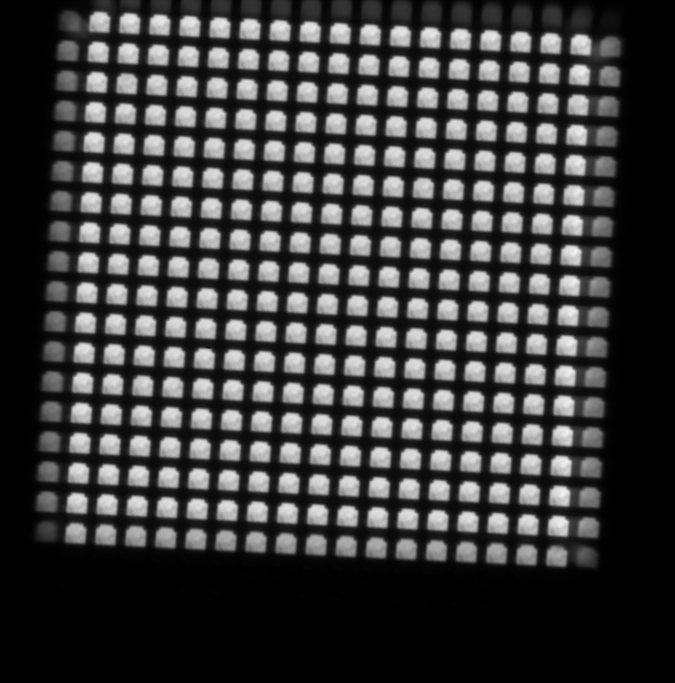
#> input picture testimages/image_1000.tif, 2024 x 2048 px (shown at 1/3 size)
$ python -i imageProcessing.py   (imports and definitions only)   (older library calls are emulated)
#> lines starting #> are read from the running program, lines starting #| are printed output that depends on the picture; after the words box and inside, x2 and y2 are one past the last pixel; in counts of white or black regions, pixels touching at a corner belong together
#> further down, picture is the input picture: shape (2048, 2024); min 0, max 251, mean 61
""" fits 2D gaussians in the image and fits a grid"""

import numpy as np
import matplotlib.pyplot as plt
from PIL import Image
import cv2
from scipy.optimize import least_squares
from scipy.spatial import KDTree, distance
from scipy.interpolate import RectBivariateSpline
import time
import stitching_wavefront_sensor_2D as stitch
import os
imdir = r'./testimages/'


pitch = 0.5e-3
N_spots = [18, 17] # y, x
imsize = [2048, 2040]
spix = 5.5e-6
# diffraction limit of spot size
sigma_spot = 500e-9/(0.5*pitch/47e-3)*1.22/spix
A_spot = 200
FL = 47e-3
Rzimage = 0.0
# [46 lines left out: functions maketestimage, gauss, jacobian, not called in this run]

def errorGauss(par,x,y,I):
    return I-gauss(par,x,y)


# [47 lines left out: function fitGaussian, not called in this run]


def fitRectangle(gray, threshold = 75):

#> called with threshold = 75
    edge_clearance= 0.5 # fraction of square edge that is not fitted at corners.
    Lcross = 10
    Sfilter = 9
    subpixel = 0.1
    outlier = 5


    thresh = cv2.threshold(gray, threshold, 255, cv2.THRESH_BINARY)[1]
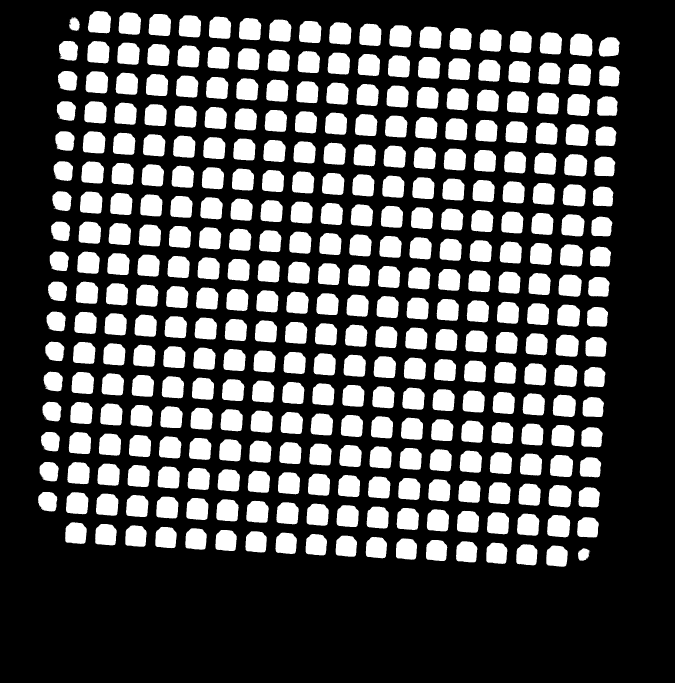
#> thresh: shape (2048, 2024) (shown at 1/3 size); 30.5% white; 358 white regions (17 under 20 px), largest, box (x1, y1, x2, y2) and area: (1709, 101, 1778, 169) 3987, (1645, 1455, 1715, 1522) 3985, (1680, 733, 1749, 800) 3973

    kernel = np.ones((5,5),np.uint8)
    opening = cv2.morphologyEx(thresh, cv2.MORPH_OPEN, kernel)
#> opening: shape (2048, 2024); 30.4% white; 341 white regions, largest, box (x1, y1, x2, y2) and area: (1646, 1455, 1715, 1522) 3980, (1710, 101, 1777, 169) 3976, (1650, 1365, 1719, 1431) 3970

    num_labels, labels, stats, centroids = cv2.connectedComponentsWithStats(opening, 8, cv2.CV_32S)
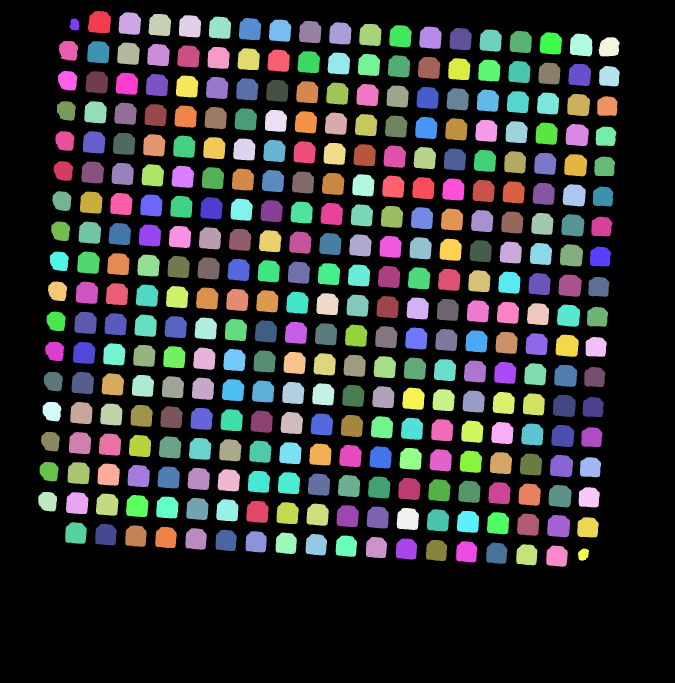
#> labels: shape (2048, 2024) int32 (shown at 1/3 size); 342 distinct labels, from 0 to 341; one colour per label, 0 black
#> num_labels = 342; stats = 342 rows, first 6: [0, 0, 2024, 2048, 2883948], [264, 33, 69, 66, 3910], [356, 37, 67, 67, 3884], [446, 42, 67, 66, 3877], [537, 46, 66, 66, 3858], [627, 50, 66, 66, 3852]; centroids = 342 pairs, first value 143.2 to 1827.4, second value 67.22 to 1668.9

    positions = centroids[1:,:]
#> positions = 341 pairs, first value 143.2 to 1827.4, second value 67.22 to 1668.9

    dist = distance.cdist(positions,positions,'euclidean').flatten()
    pitch_median = np.median(dist[np.logical_and(dist>0.8*pitch/spix, dist<1.2*pitch/spix)])
#> pitch_median = 90.32

    # find closest point for each point and calculate angle.
    dist = distance.cdist(positions,positions,'euclidean')
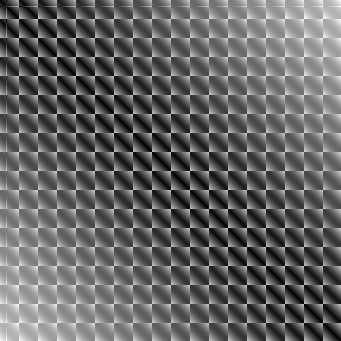
#> dist: shape (341, 341) float64; min 0, max 2203.5, mean 867.6; drawn with min black and max white
    dist[dist==0] = 1e4 # remove zeros.
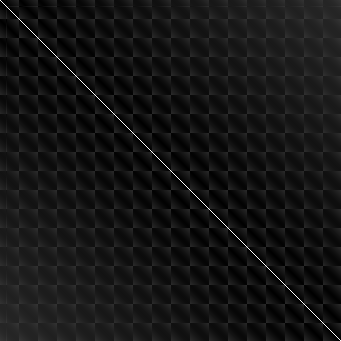
#> dist: shape (341, 341) float64; 0.29% of pixels changed, all inside (x1, y1, x2, y2) = (0, 0, 341, 341); drawn with min black and max white
    Imin = np.argmin(dist, axis=0)
#> Imin = 341 values, max 340 at index 322, min 0 at index 6, mean 170.4
    angles = np.arctan((positions[Imin,1]-positions[:,1])/(positions[Imin,0]-positions[:,0]))
#> angles = 341 values, max 0.0698 at index 304, min -1.57 at index 37, mean -0.592

    angles = np.mod(angles, np.pi/2)
#> angles = 341 values, max 1.5 at index 339, min 3.91e-05 at index 37, mean 0.0663
    phi = np.median(angles)
#> phi = 0.0471

    width = np.median(stats[:,2])
#> width = 66
    height = np.median(stats[:,3])
#> height = 66
    Np = int(width*(1-edge_clearance))
#> Np = 33

    blurred_image = cv2.GaussianBlur(gray, (Sfilter, Sfilter), 0)

    ii = np.linspace(0.5*edge_clearance,1-0.5*edge_clearance,Np)
#> ii = 33 values from 0.25 to 0.75
    stats_rect = np.zeros((centroids.shape[0]-1,6))# x,y,w,h,phi, sigma
    ipitch = int(pitch_median)
#> ipitch = 90

    # plt.figure(1, figsize = (21,21))
    # plt.imshow(gray, cmap = "gray")


    for i in range(centroids.shape[0]-1):
        # interpolation of sub image.
        Imin = max(int(centroids[i+1,1]-0.5*pitch_median),0)
        Imax = min(ipitch+Imin,gray.shape[0])
        Jmin = max(int(centroids[i+1,0]-0.5*pitch_median),0)
        Jmax = min(ipitch+Jmin,gray.shape[1])

        xI = np.arange(Imax-Imin)
        yI = np.arange(Jmax-Jmin)

        f_int = RectBivariateSpline(xI, yI ,blurred_image[Imin:Imax,Jmin:Jmax], kx = 3, ky = 3, s =0)
        corners = corner_points_square([centroids[i+1,0], centroids[i+1,1],phi,width])


        edges= np.zeros((4,Np,2))
        mu_edges = np.zeros((4,2))
        for j in range(4):


            Pstart = corners[j,:].copy()
            Pstart[0]-=Jmin
            Pstart[1]-=Imin

            vec_dir = corners[j+1,:]-corners[j,:]
            norm_dir = [vec_dir[1]*-1, vec_dir[0]]/np.linalg.norm(vec_dir)

            for k in range(Np):

                P0 = Pstart+ii[k]*vec_dir

                pointsx = P0[0] + np.arange(-Lcross,Lcross+subpixel,subpixel)*norm_dir[0]
                pointsy = P0[1] + np.arange(-Lcross,Lcross+subpixel,subpixel)*norm_dir[1]

                dr = ((pointsx[1]-pointsx[0])**2 + ((pointsy[1]-pointsy[0])**2))**0.5

                I =f_int(pointsx,pointsy, grid = False)

                If = np.argmax(np.diff(I)/dr)
                edges[j,k,:] = np.array([np.mean(pointsx[If:If+2]),np.mean(pointsy[If:If+2])])

                # plt.plot(edges[j,:,0]+Jmin, edges[j,:,1]+Imin,'r+')

            # rotate with angle -phi.
            r_edge = (edges[j,:,0]*np.cos(-phi)+edges[j,:,1]*-np.sin(-phi))*((j%2)==0) +\
                (edges[j,:,0]*np.sin(-phi)+edges[j,:,1]*np.cos(-phi))*((j%2)==1)

            # remove outliers and calculate mean
            bool1 = abs(r_edge-r_edge.mean())<outlier
            mu_edges[j,0]= r_edge[bool1].mean()
            mu_edges[j,1]= r_edge[bool1].std()

            edges[j,np.logical_not(bool1),:] = np.nan

        x0 = (mu_edges[0,0]+mu_edges[2,0])/2+Jmin
        y0 = (mu_edges[1,0]+mu_edges[3,0])/2+Imin
        w = mu_edges[0,0]-mu_edges[2,0]
        h = mu_edges[1,0]-mu_edges[3,0]
        sigma = np.sqrt(np.sum(mu_edges[:,1]**2)/mu_edges.shape[0])

        stats_rect[i,0] = x0
        stats_rect[i,1] = y0
        stats_rect[i,2] = w
        stats_rect[i,3] = h
        stats_rect[i,4] = phi
        stats_rect[i,5] = sigma
#> this loop made 341 passes
#> (Imin, Imax, Jmin, Jmax, x0, y0, xcorners in corner_points_square, ycorners in corner_points_square) on passes 1 to 3: (22, 112, 253, 343, 299, 65.77, [333.2, 330.1, 264.1, 267.2, 333.2], [35.82, 101.7, 98.63, 32.71, 35.82]), (25, 115, 343, 433, 390.2, 68.73, [423.5, 420.4, 354.4, 357.6, 423.5], [39.72, 105.6, 102.5, 36.61, 39.72]), (30, 120, 433, 523, 479.3, 73.82, [513.7, 510.6, 444.6, 447.7, 513.7], [43.94, 109.9, 106.8, 40.83, 43.94])

    # plt.plot(stats_rect[:,0], stats_rect[:,1], 'o')

    # plt.savefig("test.png")
    # plt.show()


    return stats_rect

# [135 lines left out: functions fitCentroids, match_positions_unique, calculateTilts, calibrateNominalPositions, not called in this run]

def corner_points_square(parms):
    x0  = parms[0]
    y0  = parms[1]
    Rz  = parms[2]
    W = parms[3]
    corners = np.array([ [0.5*W,-0.5*W], [0.5*W,0.5*W],[-0.5*W,0.5*W],[-0.5*W,-0.5*W],[0.5*W,-0.5*W]])
    # rotate + translate
    xcorners = np.cos(Rz)*corners[:,0] -np.sin(Rz)*corners[:,1]+x0
    ycorners = np.sin(Rz)*corners[:,0] +np.cos(Rz)*corners[:,1]+y0

    return np.vstack((xcorners,ycorners)).T


# [305 lines left out: functions half_max_positions, calculate_stage_position_images, remove_outliers, calculate_start_end_images, fit_images_test_dir, calibrate_with_first_test_im and 2 more, not called in this run]


# [13 lines not run here, left out]


    # for i in range(10):
    #     imdir_ = r'C:\data\repro_%i' % i

    #     dx_im_ = 0*5e-3
    #     dy_im_ = 1e-3
    #     N_im_ = 60
    #     N_x_ = 1


    #     analyzeDataset(imdir_, dx_im_, dy_im_, N_x_, N_im_, 75, fit = False)

    # imdir = '.'
    # f_im = "/Image__2025-09-26__09-02-52.png"
    # im_pil = Image.open(imdir+f_im)
    # #Convert the image to a NumPy array
    # gray = np.array(im_pil)

    # #stats_rectangle = fitRectangle(gray)
    # stats_rectangle = fitCentroids(gray, 65)

    # with open(imdir + f_im.split('.')[0]+ ".csv" , "w") as fp:
    #     np.savetxt(fp,stats_rectangle, delimiter = ',')

    # calibrate_with_first_test_im(imdir +  f_im.split('.')[0]+ ".csv" )
    # #fit_images_test_dir(imdir,N_im*N_x)


    # # actually image is 18 x 17.


    # #plt.show()
    # # for i in range(30):
    # #     plt.figure(1+i)
    # #     plt.plot(Rx[i*10:i*10+10,:].T)
    # # plt.show()

    # # plt.plot(Rx_mean)
    # # plt.plot(np.median(Rx,axis=0))

>>> import cv2
>>> picture = cv2.imread('testimages/image_1000.tif', cv2.IMREAD_GRAYSCALE)
>>> result = fitRectangle(picture)
